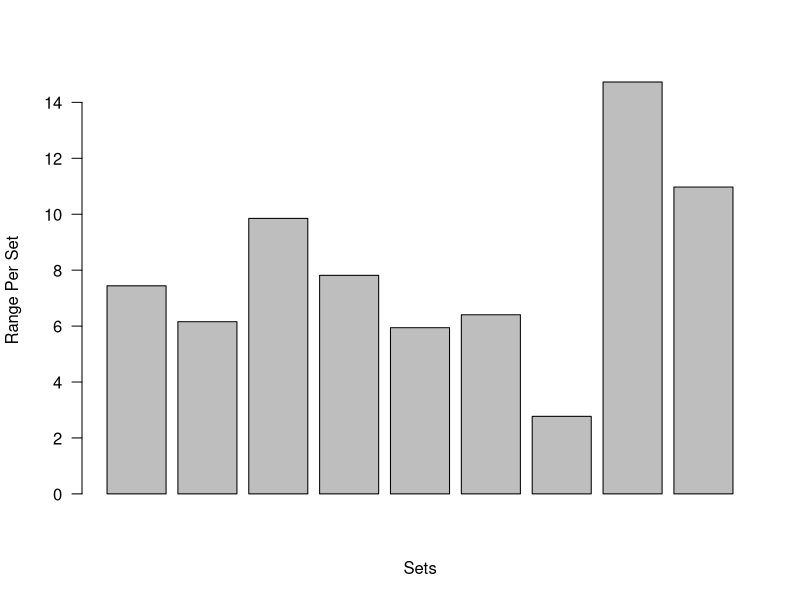
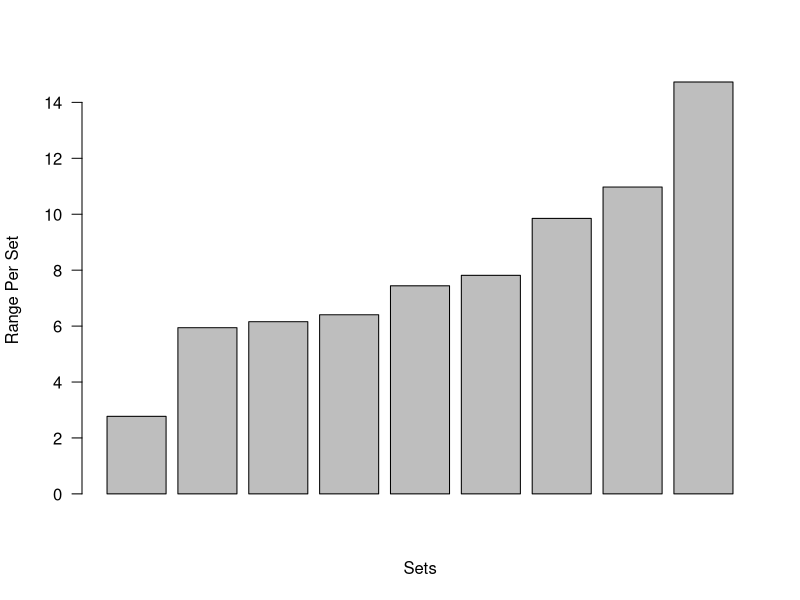
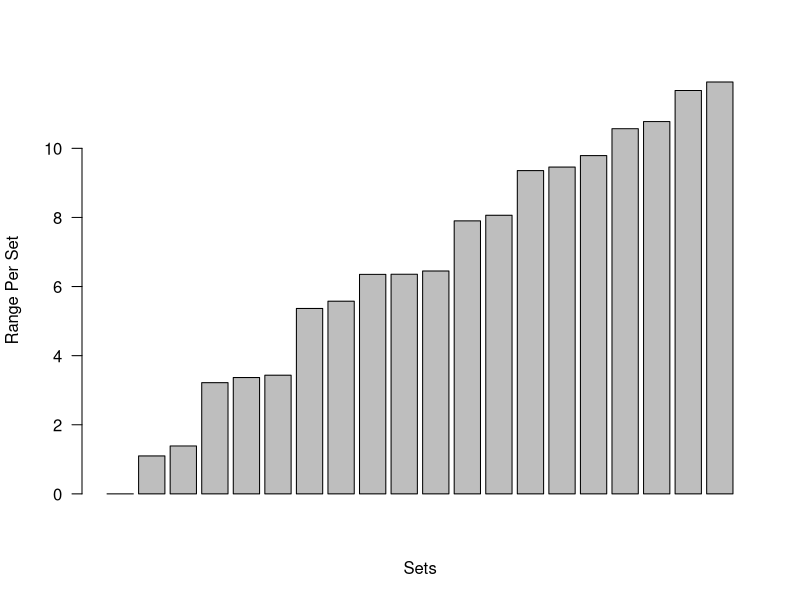
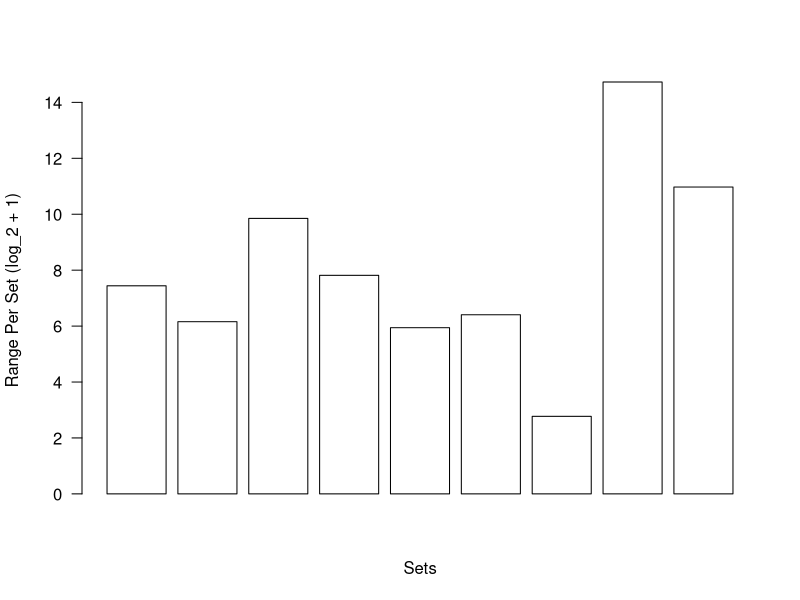

Here is the R script that generated these plots, in order:
queries <- read.csv("data/longitudinal/queries.csv",
                    header = TRUE, row.names = 1, sep = ",")

library(tidyr)

# convert dataframe from wide to long format
db <- rep(c("PMML", "PQML", "EHML", "WSML", "OML"), 29)
lqueries<- queries
lqueries$database <- db
rm(db)
lqueries <- gather(lqueries, months, counts, October:September, factor_key = TRUE)
# those with pubdate 
ldqueries <- lqueries[lqueries$PubDate == 1,]
# those without pubdate
lnqueries <- lqueries[lqueries$PubDate == 0,]

# get the ranges for all sets and sort from low to high
## all ranges
lranges <- sort(tapply(lqueries$counts, lqueries$Set, max) - tapply(lqueries$counts, lqueries$Set, min))

# ranges for queries with publication dates
ldranges <- sort(tapply(ldqueries$counts, ldqueries$Set, max) - tapply(ldqueries$counts, ldqueries$Set, min))
# ranges for queries with no publication dates
lnranges <- sort(tapply(lnqueries$counts, lnqueries$Set, max) - tapply(lnqueries$counts, lnqueries$Set, min))

# Save ranges as data frames
l.ranges <- data.frame(lranges)
l.ranges$Sets <- rownames(l.ranges)

ld.ranges <- data.frame(ldranges)
ld.ranges$Sets <- rownames(ld.ranges)

ln.ranges <- data.frame(lnranges)
ln.ranges$Sets <- rownames(ln.ranges)

# Create a vector where pubdate is Logical for all of the data
pdtf <- table(lqueries$Set[lqueries$PubDate == 1])
pdtf <- pdtf > 0
pdtf <- data.frame(pdtf)
pdtf$Sets <- rownames(pdtf)

# Combine the data frames
l.ranges <- merge(l.ranges, pdtf, by.y = "Sets")

# Plot
barplot(log(l.ranges$lranges + 1), las=2, xlab = "Sets", ylab = "Range Per Set")
barplot(log(ld.ranges$ldranges + 1), las=2, xlab = "Sets", ylab = "Range Per Set")
barplot(log(ln.ranges$lnranges + 1), las=2, xlab = "Sets", ylab = "Range Per Set")

# Plot with Logical Values
mycols <- c("white", "black")
barplot(log(l.ranges$lranges + 1), las=2,
        xlab = "Sets", ylab = "Range Per Set (log_2 + 1)",
        col = mycols[as.factor(l.ranges$pdtf)])
